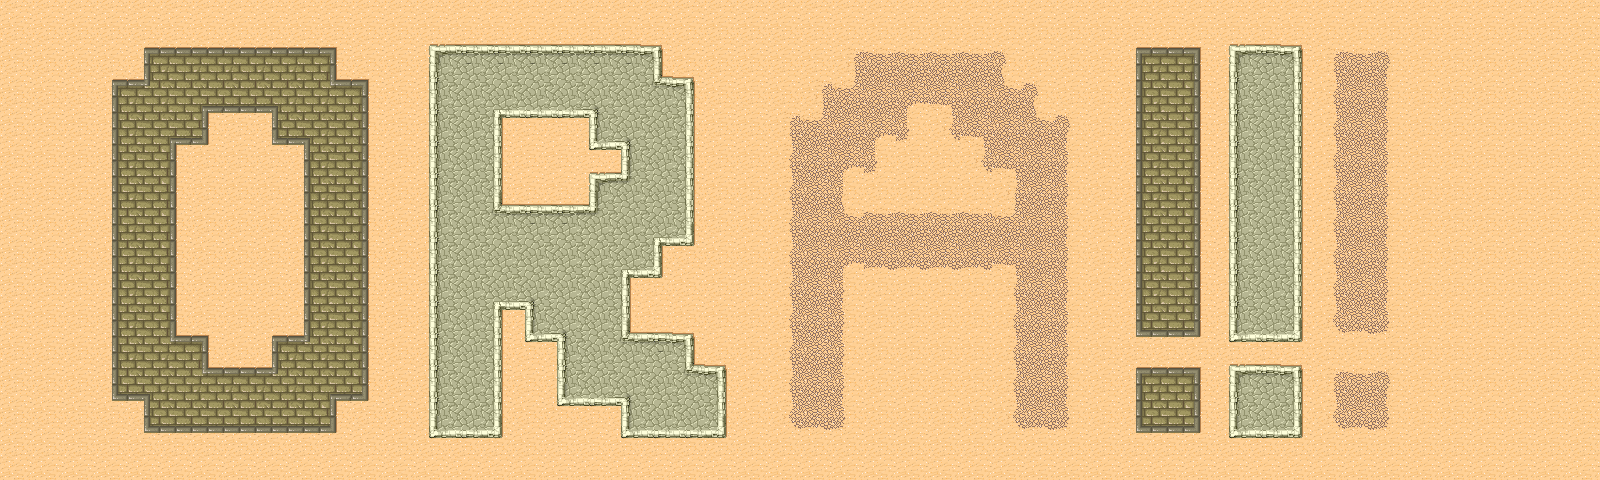

A level layout from a 2D game, rendered from its tile map. Below: a short description, then the map file with tile-grid data replaced by summaries:
An orthogonal 50x15 tile map with 32x32 px tiles, 2 tile layers (letters, back).

<map version="1.0" orientation="orthogonal" renderorder="right-down" width="50" height="15" tilewidth="32" tileheight="32" nextobjectid="1">
 <tileset firstgid="1" name="tmw_desert_spacing" tilewidth="32" tileheight="32" spacing="1" margin="1" tilecount="48" columns="8">
  <image source="tmw_desert_spacing.png" width="265" height="199" />
  <terraintypes>
   <terrain name="Bricks" tile="-1" />
   <terrain name="Cracks" tile="-1" />
   <terrain name="Cobblestone" tile="-1" />
  </terraintypes>
  <tile id="0" terrain=",,,0" />
  <tile id="1" terrain=",,0,0" />
  <tile id="2" terrain=",,0," />
  <tile id="3" terrain="1,1,1," />
  <tile id="4" terrain="1,1,,1" />
  <tile id="5" terrain=",,,1" />
  <tile id="6" terrain=",,1,1" />
  <tile id="7" terrain=",,1," />
  <tile id="8" terrain=",0,,0" />
  <tile id="9" terrain="0,0,0,0" />
  <tile id="10" terrain="0,,0," />
  <tile id="11" terrain="1,,1,1" />
  <tile id="12" terrain=",1,1,1" />
  <tile id="13" terrain=",1,,1" />
  <tile id="14" terrain="1,1,1,1" />
  <tile id="15" terrain="1,,1," />
  <tile id="16" terrain=",0,," />
  <tile id="17" terrain="0,0,," />
  <tile id="18" terrain="0,,," />
  <tile id="19" terrain="0,0,0," />
  <tile id="20" terrain="0,0,,0" />
  <tile id="21" terrain=",1,," />
  <tile id="22" terrain="1,1,," />
  <tile id="23" terrain="1,,," />
  <tile id="24" terrain=",,,2" />
  <tile id="25" terrain=",,2,2" />
  <tile id="26" terrain=",,2," />
  <tile id="27" terrain="0,,0,0" />
  <tile id="28" terrain=",0,0,0" />
  <tile id="32" terrain=",2,,2" />
  <tile id="33" terrain="2,2,2,2" />
  <tile id="34" terrain="2,,2," />
  <tile id="35" terrain="2,2,2," />
  <tile id="36" terrain="2,2,,2" />
  <tile id="40" terrain=",2,," />
  <tile id="41" terrain="2,2,," />
  <tile id="42" terrain="2,,," />
  <tile id="43" terrain="2,,2,2" />
  <tile id="44" terrain=",2,2,2" />
 </tileset>
 <layer name="letters" width="50" height="15">
  <data>[750 cells, 750 non-empty, 40 distinct tile ids]</data>
 </layer>
 <layer name="back" width="50" height="15">
  <data>[750 cells, 78 non-empty, 18 distinct tile ids]</data>
 </layer>
</map>
